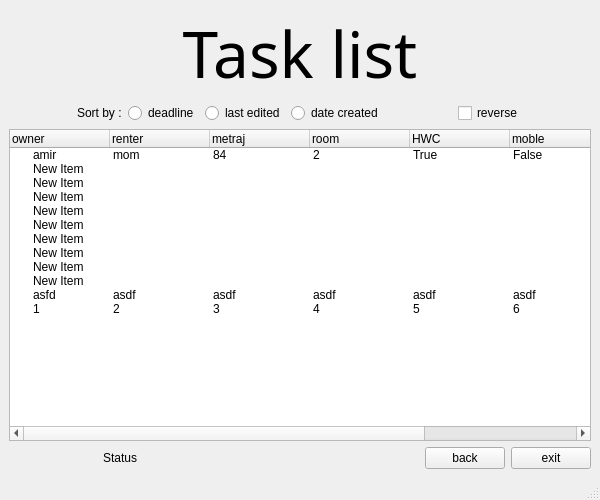
<?xml version="1.0" encoding="UTF-8"?>
<ui version="4.0">
 <class>MainWindow</class>
 <widget class="QMainWindow" name="MainWindow">
  <property name="geometry">
   <rect>
    <x>0</x>
    <y>0</y>
    <width>600</width>
    <height>500</height>
   </rect>
  </property>
  <property name="windowTitle">
   <string>MainWindow</string>
  </property>
  <widget class="QWidget" name="centralwidget">
   <layout class="QVBoxLayout" name="verticalLayout">
    <item>
     <widget class="QLabel" name="login">
      <property name="maximumSize">
       <size>
        <width>16777215</width>
        <height>100</height>
       </size>
      </property>
      <property name="font">
       <font>
        <family>Stencil</family>
        <pointsize>48</pointsize>
       </font>
      </property>
      <property name="text">
       <string>&lt;html&gt;&lt;head/&gt;&lt;body&gt;&lt;p align=&quot;center&quot;&gt;Task list&lt;/p&gt;&lt;/body&gt;&lt;/html&gt;</string>
      </property>
     </widget>
    </item>
    <item>
     <layout class="QHBoxLayout" name="horizontalLayout">
      <item>
       <spacer name="horizontalSpacer_2">
        <property name="orientation">
         <enum>Qt::Horizontal</enum>
        </property>
        <property name="sizeHint" stdset="0">
         <size>
          <width>40</width>
          <height>20</height>
         </size>
        </property>
       </spacer>
      </item>
      <item>
       <widget class="QLabel" name="sort">
        <property name="text">
         <string>Sort by :</string>
        </property>
       </widget>
      </item>
      <item>
       <widget class="QRadioButton" name="deadline">
        <property name="text">
         <string>deadline</string>
        </property>
       </widget>
      </item>
      <item>
       <widget class="QRadioButton" name="last_edited">
        <property name="text">
         <string>last edited</string>
        </property>
       </widget>
      </item>
      <item>
       <widget class="QRadioButton" name="date_created">
        <property name="text">
         <string>date created</string>
        </property>
       </widget>
      </item>
      <item>
       <spacer name="horizontalSpacer">
        <property name="orientation">
         <enum>Qt::Horizontal</enum>
        </property>
        <property name="sizeHint" stdset="0">
         <size>
          <width>40</width>
          <height>20</height>
         </size>
        </property>
       </spacer>
      </item>
      <item>
       <widget class="QCheckBox" name="reverse">
        <property name="text">
         <string>reverse</string>
        </property>
       </widget>
      </item>
      <item>
       <spacer name="horizontalSpacer_6">
        <property name="orientation">
         <enum>Qt::Horizontal</enum>
        </property>
        <property name="sizeHint" stdset="0">
         <size>
          <width>40</width>
          <height>20</height>
         </size>
        </property>
       </spacer>
      </item>
     </layout>
    </item>
    <item>
     <widget class="QTreeWidget" name="treeWidget">
      <column>
       <property name="text">
        <string>owner</string>
       </property>
      </column>
      <column>
       <property name="text">
        <string>renter</string>
       </property>
      </column>
      <column>
       <property name="text">
        <string>metraj</string>
       </property>
      </column>
      <column>
       <property name="text">
        <string>room</string>
       </property>
      </column>
      <column>
       <property name="text">
        <string>HWC</string>
       </property>
      </column>
      <column>
       <property name="text">
        <string>moble</string>
       </property>
      </column>
      <column>
       <property name="text">
        <string>addres</string>
       </property>
      </column>
      <column>
       <property name="text">
        <string>mantaghe</string>
       </property>
      </column>
      <item>
       <property name="text">
        <string>amir</string>
       </property>
       <property name="text">
        <string>mom</string>
       </property>
       <property name="text">
        <string>84</string>
       </property>
       <property name="text">
        <string>2</string>
       </property>
       <property name="text">
        <string>True</string>
       </property>
       <property name="text">
        <string>False</string>
       </property>
       <property name="text">
        <string>tehran</string>
       </property>
       <property name="text">
        <string>5</string>
       </property>
      </item>
      <item>
       <property name="text">
        <string>New Item</string>
       </property>
      </item>
      <item>
       <property name="text">
        <string>New Item</string>
       </property>
      </item>
      <item>
       <property name="text">
        <string>New Item</string>
       </property>
      </item>
      <item>
       <property name="text">
        <string>New Item</string>
       </property>
      </item>
      <item>
       <property name="text">
        <string>New Item</string>
       </property>
      </item>
      <item>
       <property name="text">
        <string>New Item</string>
       </property>
      </item>
      <item>
       <property name="text">
        <string>New Item</string>
       </property>
      </item>
      <item>
       <property name="text">
        <string>New Item</string>
       </property>
      </item>
      <item>
       <property name="text">
        <string>New Item</string>
       </property>
      </item>
      <item>
       <property name="text">
        <string>asfd</string>
       </property>
       <property name="text">
        <string>asdf</string>
       </property>
       <property name="text">
        <string>asdf</string>
       </property>
       <property name="text">
        <string>asdf</string>
       </property>
       <property name="text">
        <string>asdf</string>
       </property>
       <property name="text">
        <string>asdf</string>
       </property>
       <property name="text">
        <string>asdf</string>
       </property>
       <property name="text">
        <string>asdf</string>
       </property>
      </item>
      <item>
       <property name="text">
        <string>1</string>
       </property>
       <property name="text">
        <string>2</string>
       </property>
       <property name="text">
        <string>3</string>
       </property>
       <property name="text">
        <string>4</string>
       </property>
       <property name="text">
        <string>5</string>
       </property>
       <property name="text">
        <string>6</string>
       </property>
       <property name="text">
        <string>7</string>
       </property>
       <property name="text">
        <string>8</string>
       </property>
      </item>
     </widget>
    </item>
    <item>
     <layout class="QHBoxLayout" name="horizontalLayout_9">
      <item>
       <spacer name="horizontalSpacer_3">
        <property name="orientation">
         <enum>Qt::Horizontal</enum>
        </property>
        <property name="sizeHint" stdset="0">
         <size>
          <width>40</width>
          <height>20</height>
         </size>
        </property>
       </spacer>
      </item>
      <item>
       <widget class="QLabel" name="Status">
        <property name="text">
         <string>Status</string>
        </property>
       </widget>
      </item>
      <item>
       <spacer name="horizontalSpacer_8">
        <property name="orientation">
         <enum>Qt::Horizontal</enum>
        </property>
        <property name="sizeHint" stdset="0">
         <size>
          <width>40</width>
          <height>20</height>
         </size>
        </property>
       </spacer>
      </item>
      <item>
       <spacer name="horizontalSpacer_4">
        <property name="orientation">
         <enum>Qt::Horizontal</enum>
        </property>
        <property name="sizeHint" stdset="0">
         <size>
          <width>40</width>
          <height>20</height>
         </size>
        </property>
       </spacer>
      </item>
      <item>
       <spacer name="horizontalSpacer_5">
        <property name="orientation">
         <enum>Qt::Horizontal</enum>
        </property>
        <property name="sizeHint" stdset="0">
         <size>
          <width>40</width>
          <height>20</height>
         </size>
        </property>
       </spacer>
      </item>
      <item>
       <widget class="QPushButton" name="back">
        <property name="text">
         <string>back</string>
        </property>
       </widget>
      </item>
      <item>
       <widget class="QPushButton" name="exit">
        <property name="text">
         <string>exit</string>
        </property>
       </widget>
      </item>
     </layout>
    </item>
   </layout>
  </widget>
  <widget class="QMenuBar" name="menubar">
   <property name="geometry">
    <rect>
     <x>0</x>
     <y>0</y>
     <width>600</width>
     <height>22</height>
    </rect>
   </property>
  </widget>
  <widget class="QStatusBar" name="statusbar"/>
 </widget>
 <resources/>
 <connections/>
</ui>
